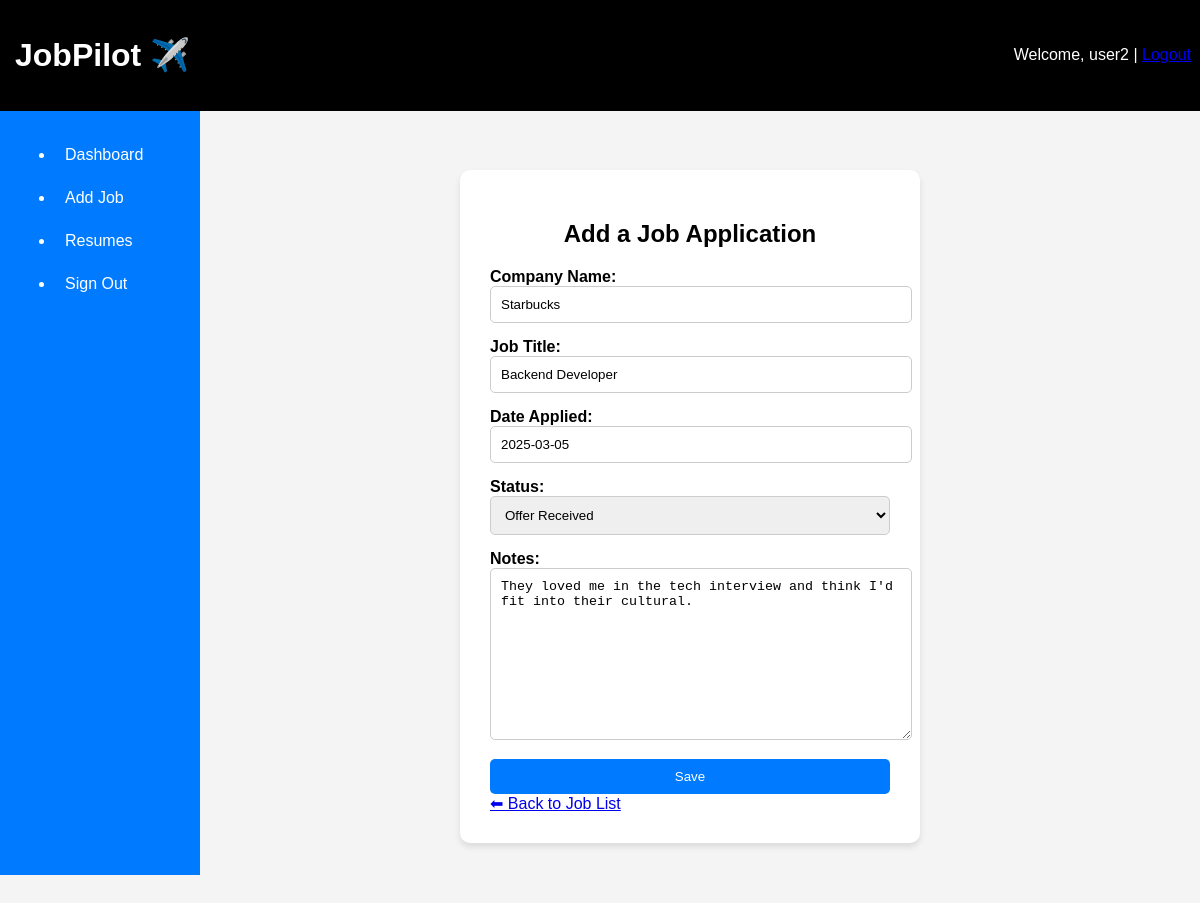
Page /jobs/17/edit/ (signed in) on the earlier database version.
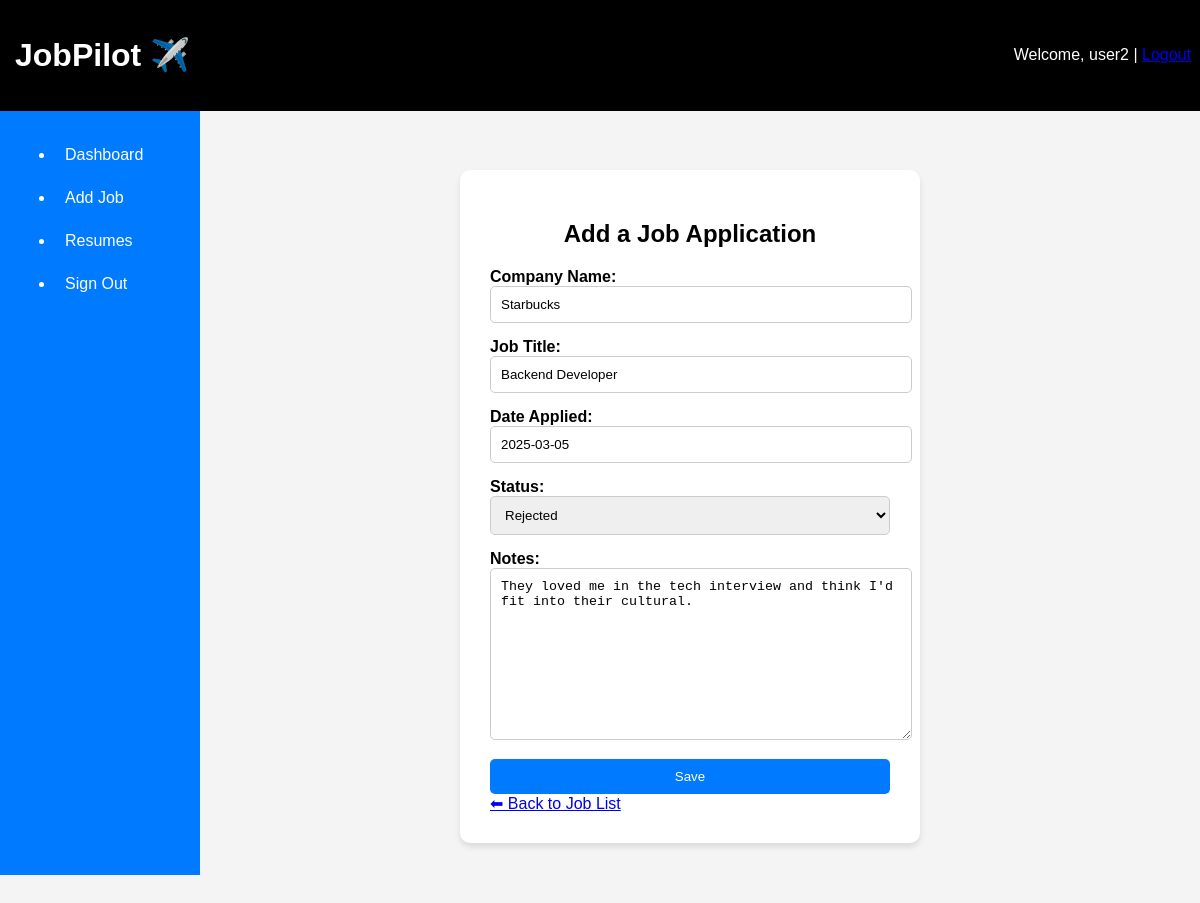
Same page on the later database version.
### applications/models.py (models this page shows, shortened)
class JobApplication(models.Model):
    STATUS_CHOICES = [
        ('Applied', 'Applied'),
        ('Interviewing', 'Interviewing'),
        ('Offer Received', 'Offer Received'),
        ('Rejected', 'Rejected'),
        ('Accepted', 'Accepted'),
    ]
    user = models.ForeignKey(User, on_delete=models.CASCADE)
    company_name = models.CharField(max_length=255)
    job_title = models.CharField(max_length=255)
    date_applied = models.DateField()
    status = models.CharField(max_length=20, choices=STATUS_CHOICES, default='Applied')
    notes = models.TextField(blank=True, null=True)

### applications/views.py (the view)
# urls.py: path('jobs/<int:job_id>/edit/', views.job_update, name='job_update'),
@login_required
def job_update(request, job_id):
    job = get_object_or_404(JobApplication, id=job_id, user=request.user)
    if request.method == 'POST':
        form = JobApplicationForm(request.POST, instance=job)
        if form.is_valid():
            form.save()
            return redirect('job_list')
    else:
        form = JobApplicationForm(instance=job)
    return render(request, 'applications/job_form.html', {'form': form})

### applications/forms.py
class JobApplicationForm(forms.ModelForm):
    class Meta:
        model = JobApplication
        fields = ['company_name', 'job_title', 'date_applied', 'status', 'notes']

### applications/templates/applications/job_form.html (shortened to what this page needs)
{% extends "base.html" %}
{% block content %}
<div class="form-container">
    <h2>Add a Job Application</h2>
    <form method="POST">
        <div class="input-group">
            <label for="company_name">Company Name:</label>
            {{ form.company_name }}
        </div>
        <div class="input-group">
            <label for="job_title">Job Title:</label>
            {{ form.job_title }}
        </div>
        <div class="input-group">
            <label for="date_applied">Date Applied:</label>
            {{ form.date_applied }}
        </div>
        <div class="input-group">
            <label for="status">Status:</label>
            {{ form.status }}
        </div>
        <div class="input-group">
            <label for="notes">Notes:</label>
            {{ form.notes }}
        </div>
        <button type="submit" class="btn-primary">Save</button>
    </form>
    <a href="{% url 'job_list' %}" class="back-link">⬅ Back to Job List</a>
</div>
{% endblock %}

Differences in the rows shown:
changed JobApplication "Starbucks": status "Offer Received" → "Rejected"
